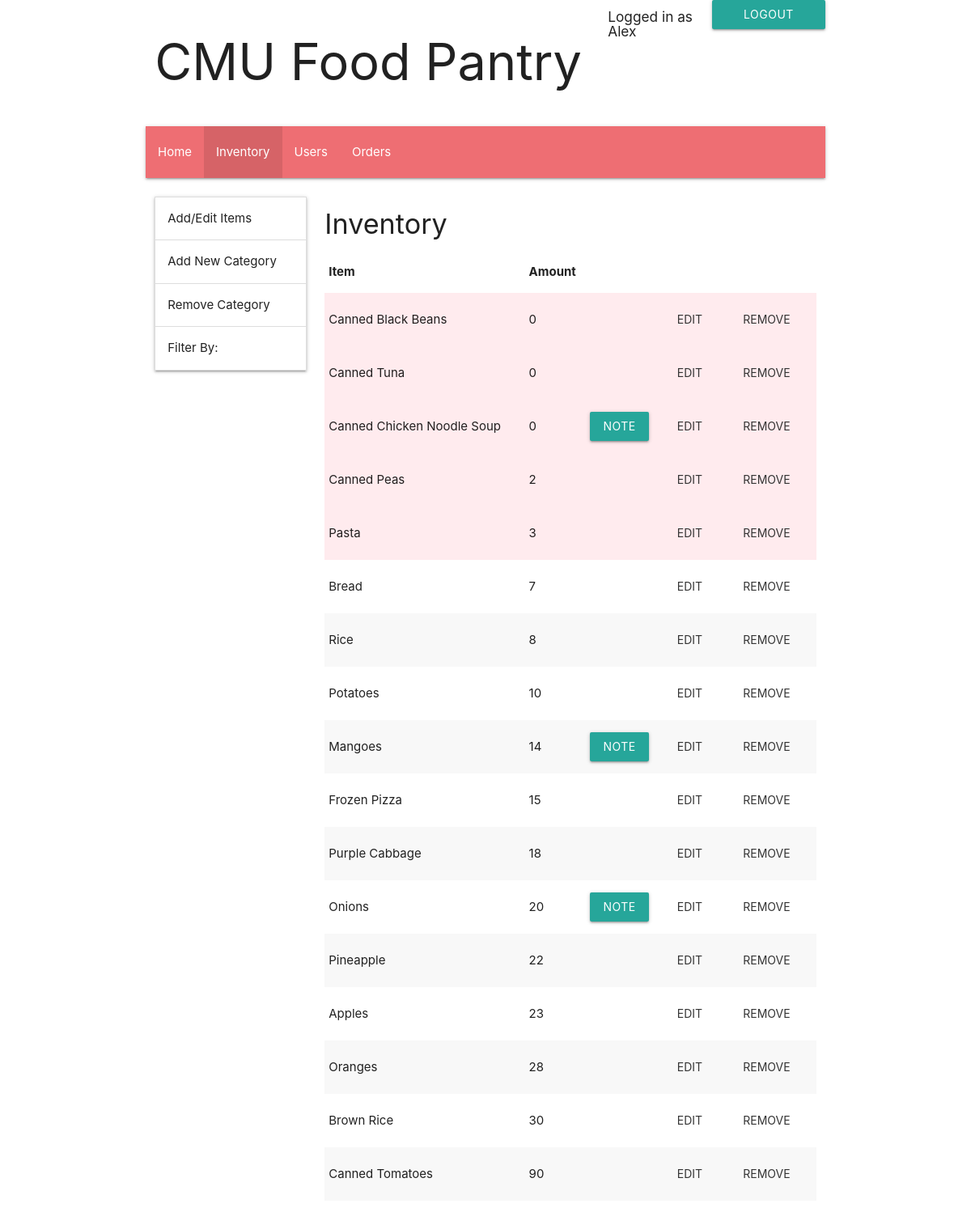
The page /inventory (signed in) on the database its author committed.
### flaskTest.py (models this page shows, shortened)
class Items(database.Model):
    id = database.Column("id", database.Integer, primary_key = True)
    name = database.Column(database.String(100))
    amount = database.Column(database.Integer)
    note = database.Column(database.Text)
    categories = database.relationship("Categories", secondary=itemCategories, backref=database.backref("items", lazy="dynamic"))

### flaskTest.py (the view, shortened to what this page needs)
@app.route("/inventory", methods = ["POST", "GET"])
def inventory():
    return goto_page_inventory(catList = Categories.query.all(), values = Items.query.order_by(Items.amount).all(), editItemID = "None")

### flaskTest.py (called while the page is built)
def get_session_display():
    if "name" in session:
        return (True, session["name"])
    else:
        return (False, "")

def goto_page_inventory(catList, values, editItemID):
    sd = get_session_display()
    return render_template("staff_inventory.html", catList=catList, values=values, editItemID=editItemID, auth=sd[0], user=sd[1])

### templates/staff_inventory.html (shortened to what this page needs)
{% extends "base.html" %}
{% block nav_content %}
<li><a href="/">Home</a></li>
<li class = "active"><a href="{{url_for('inventory')}}">Inventory</a></li>
<li><a href="{{url_for('users')}}">Users</a></li>
<li><a href="orders">Orders</a></li>
{% endblock %}
{% block content %}
    <div class="row section">
        <div class="col s3">
            <ul class="collapsible">
                <li>
                    <div class="collapsible-header">Add/Edit Items</div>
                </li>
                <li>
                    <div class="collapsible-header">Add New Category</div>
                </li>
                <li>
                    <div class="collapsible-header">Remove Category</div>
                </li>
                <li>
                    <div class="collapsible-header">Filter By:</div>
                </li>
            </ul><br>
        </div>
        <div class = "col s9">
            <h4>Inventory</h4>
            <table class = "striped">
                <thead>
                    <tr>
                        <th>Item</th>
                        <th>Amount</th>
                    </tr>
                </thead>
                <tbody>
                    {% for item in values %}
                        {% if item.id == editItemID %}
                            <tr id="scrollTo">
                                <form action="#" method="post">
                                    <td>
                                        <input type="text" name="newName" placeholder={{item.name}} required>
                                    </td>
                                    <td>
                                        <input type="number" name="newAmount" placeholder={{item.amount}} min="0" required>
                                    </td>
                                    <td>
                                        <button type="submit" class="waves-effect waves-light btn-small" formmethod="post" formaction="#" name="editedItemID" value={{item.id}}>Save</button>
                                    </td>
                                </form>
                            </tr>
                        {% else %}
                            {% if item.amount <= 5 %}
                                <tr class="red lighten-5">
                                    <td>{{item.name}}</td>
                                    <td>{{item.amount}}</td>
                                    <td>
                                        {% if item.note != "" %}
                                            <a class="waves-effect waves-light btn modal-trigger" href="#{{item.id}}">Note</a>
                                        {% endif %}
                                    </td>
                                    <td>
                                        <form action="#" method="post">
                                            <button type="submit" class="waves-effect waves-teal btn-flat" formmethod="post" formaction="#" name="editItemID" value={{item.id}}>Edit</button>
                                        </form>
                                    </td>
                                    <td>
                                        <form action="#" method="post">
                                            <button type="submit" class="waves-effect waves-teal btn-flat" formmethod="post" formaction="#" name="removeItemID" value={{item.id}}>Remove</button>
                                        </form>
                                    </td>
                                </tr>
                            {% else %}
                                <tr>
                                    <td>{{item.name}}</td>
                                    <td>{{item.amount}}</td>
                                    <td>
                                        {% if item.note != "" %}
                                            <a class="waves-effect waves-light btn modal-trigger" href="#{{item.id}}">Note</a>
                                        {% endif %}
                                    </td>
                                    <td>
                                        <form action="#" method="post">
                                            <button type="submit" class="waves-effect waves-teal btn-flat" formmethod="post" formaction="#" name="editItemID" value={{item.id}}>Edit</button>
                                        </form>
                                    </td>
                                    <td>
                                        <form action="#" method="post">
                                            <button type="submit" class="waves-effect waves-teal btn-flat" formmethod="post" formaction="#" name="removeItemID" value={{item.id}}>Remove</button>
                                        </form>
                                    </td>
                                </tr>
                            {% endif %}
                        {% endif %}
                    {% endfor %}
                </tbody>
            </table>
        </div>
    </div>
{% endblock %}

### rows shown on the page
Items: name "Canned Black Beans", amount "0", {{ item.id }} 12 (drawn)
Items: name "Canned Tuna", amount "0", {{ item.id }} 21 (drawn)
Items: name "Canned Chicken Noodle Soup", amount "0", {{ item.id }} 24 (drawn)
Items: name "Canned Peas", amount "2", {{ item.id }} 20 (drawn)
Items: name "Pasta", amount "3", {{ item.id }} 10 (drawn)
Items: name "Bread", amount "7", {{ item.id }} 16 (drawn)
Items: name "Rice", amount "8", {{ item.id }} 4 (drawn)
Items: name "Potatoes", amount "10", {{ item.id }} 14 (drawn)
Items: name "Mangoes", amount "14", {{ item.id }} 8 (drawn)
Items: name "Frozen Pizza", amount "15", {{ item.id }} 11 (drawn)
Items: name "Purple Cabbage", amount "18", {{ item.id }} 15 (drawn)
Items: name "Onions", amount "20", {{ item.id }} 19 (drawn)
Items: name "Pineapple", amount "22", {{ item.id }} 13 (drawn)
Items: name "Apples", amount "23", {{ item.id }} 17 (drawn)
Items: name "Oranges", amount "28", {{ item.id }} 23 (drawn)
Items: name "Brown Rice", amount "30", {{ item.id }} 22 (drawn)
Items: name "Canned Tomatoes", amount "90", {{ item.id }} 18 (drawn)

### other values the page prints
{{ user }} "Alex"
